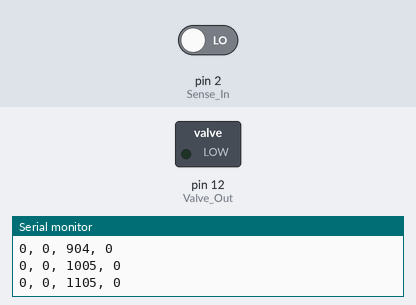
Recording of a sketch running on a simulated Arduino Uno, built with avr-gcc and run on an emulated ATmega328P. Shown: switched loads named in the sketch (green lamp = pin HIGH), the last lines printed to the serial monitor. The test bench sets the inputs (shaded band); at power-on: pin 2 (Sense_In) LOW.

Above: at 1.2 s.
1.3 s: pin 2 (Sense_In) driven HIGH
At 2.7 s:
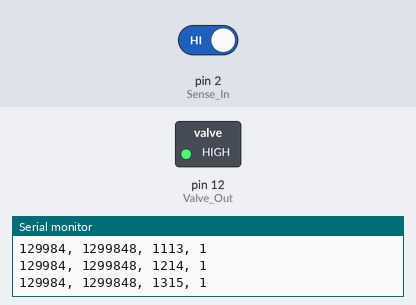
4.3 s: pin 2 (Sense_In) driven LOW
At 7.3 s:
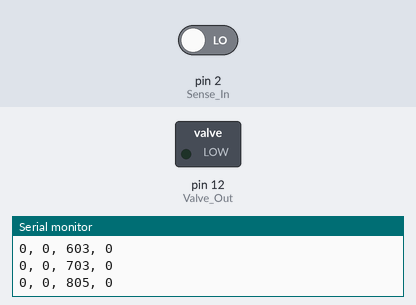
Timing chart, 0 to 8.8 s (numbered marks = the images above; inputs shaded):
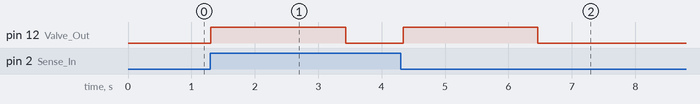

The sketch:

pulvertech_lite_relay.ino
```cpp
#define debug

#define Valve_Out 12
#define Sense_In 2
#define Threshold 0
#define timeoutpulse 2000

bool state=false; //true= open //false = closed
float historySpeed[10];
volatile long PulseDurationSpeed = 0;
unsigned long LastPDS=0;
unsigned long oldTimeSpeed = 0;
unsigned long MillisTimeoutSpeed = 0;

void PulseDuration();

void setup() {

  #ifdef debug
    Serial.begin(9600);
    Serial.println("Start");
  #endif

  pinMode(Valve_Out,OUTPUT);
  pinMode(Sense_In, INPUT);

  digitalWrite(Valve_Out, 0);
  attachInterrupt(digitalPinToInterrupt(Sense_In), PulseDuration, CHANGE);


}

void PulseDuration()
{

    PulseDurationSpeed = (micros() - oldTimeSpeed);

    if(PulseDurationSpeed<0) PulseDurationSpeed*=-1;
    oldTimeSpeed = micros();
}

void loop() {

  long pulse = PulseAverage(PulseDurationSpeed,10);

   if(PulseDurationSpeed == LastPDS)
    {
        if( millis() - MillisTimeoutSpeed >= timeoutpulse) pulse = PulseDurationSpeed = 0;
        for(int i=0;i<10;i++)historySpeed[i]=0;
        delay(100);
    }
    else
    {
        MillisTimeoutSpeed = millis();
        LastPDS=PulseDurationSpeed;
    }


  if(pulse>Threshold && !state){
    state = true;
    digitalWrite(Valve_Out, state);
  }
  else if(pulse<=Threshold && state){
    state = false;
    digitalWrite(Valve_Out,state);
    //delay(2000);

  }

#ifdef debug

 Serial.print(pulse);
 Serial.print(", ");
 Serial.print(PulseDurationSpeed);
 Serial.print(", ");
 Serial.print(millis() - MillisTimeoutSpeed);
 Serial.print(", ");
 Serial.println(state);

#endif
}


float PulseAverage(float pls, int n)
{

    float avrg = 0;
    if(pls <= 0) pls = 0;

    for(int i = 1; i < n; i++) historySpeed[i - 1] = historySpeed[i];
    historySpeed[n - 1] = pls;
    for(int i = 0; i < n; i++) avrg += historySpeed[i];
    historySpeed[n - 1] = avrg / n;

    return historySpeed[n - 1];
}
```

Measured:
- after the input at 1.3 s, pin 12 (Valve_Out): LOW → HIGH at once, → LOW 2.1 s later
- after the input at 4.3 s, pin 12 (Valve_Out): LOW → HIGH at once, → LOW 2.1 s later
